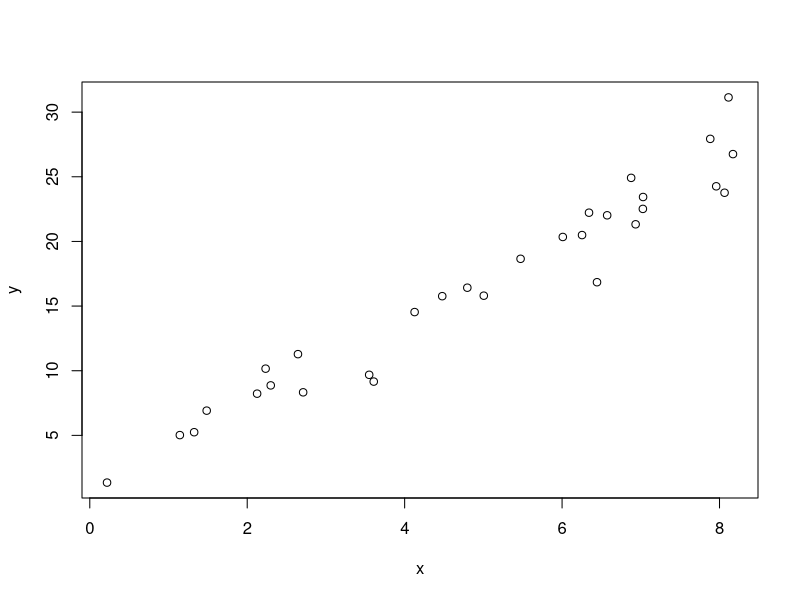
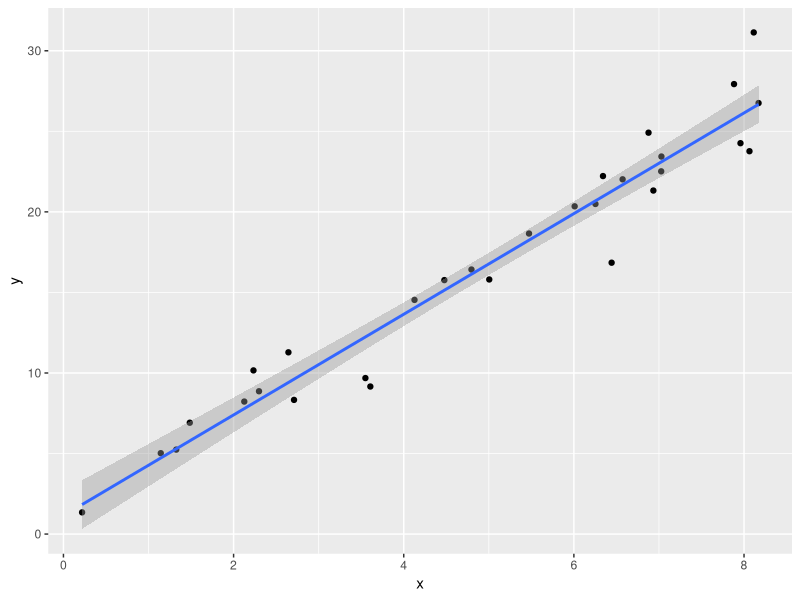
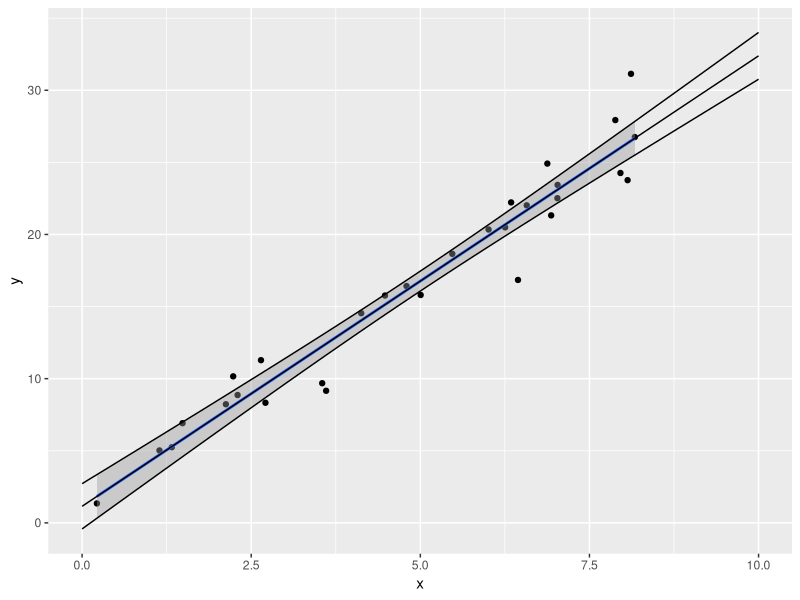
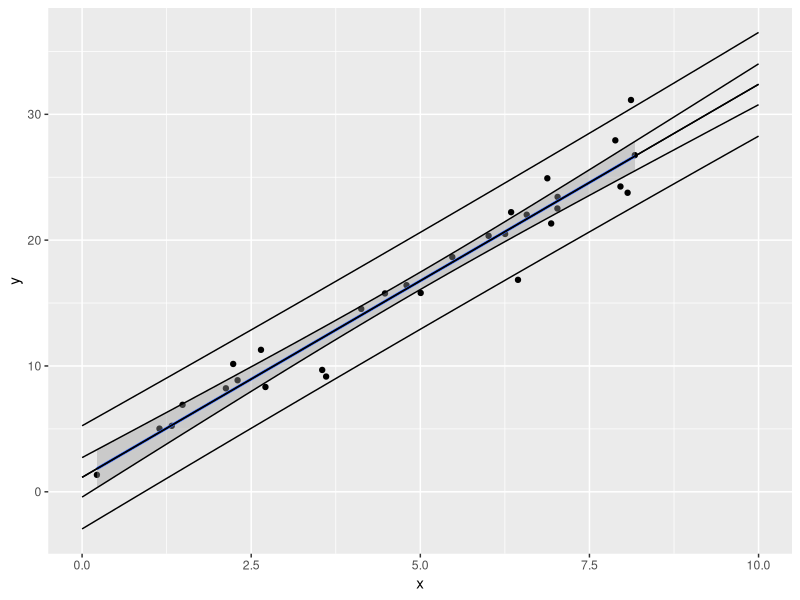
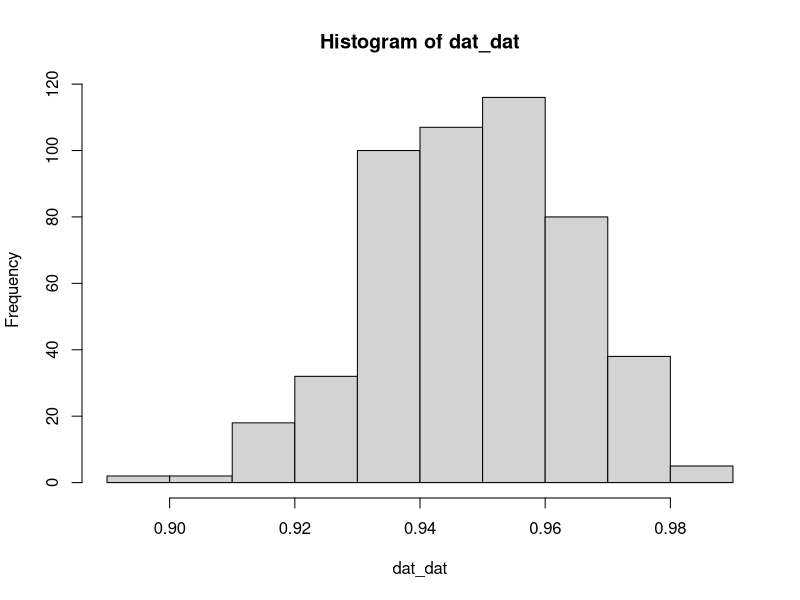

R code for these plots, in order: (Note: this script raises an error after producing the figures.)
#' To get confidence intervals for parameters in linear models, use confint.

x <- runif(30, 0, 10)
y <- 2 + 3 * x + rnorm(30, 0, 2)
plot(x, y)
mod <- lm(y~x)
str(mod)
summary(mod)
confint(mod, level = .99)
confint(mod)[1,2]
str(confint(mod, level = 0.99))
confint(mod)[2,]
#' Let's verify that confint works correctly for the intercept via simulation.

sim_dat <- replicate(1000, {
  x <- runif(30, 0, 10)
  y <- 2 + 3 * x + rnorm(30, 0, 2)
  mod <- lm(y~x)
  2 > confint(mod)[1,1] && 2 < confint(mod)[1,2]
})
mean(sim_dat) #should be about 0.95

#' to find confidence and prediction intervals, use the R command predict

predict(mod, newdata = data.frame(x = 5), interval = "conf")
predict(mod, newdata = data.frame(x = 5), interval = "pre")

sim_dat <- replicate(1000, {
  new_point <- 2 + 3 * 5 + rnorm(1, 0, 2)
  12.57995 < new_point && new_point < 22.23512
})
mean(sim_dat)



dat <- data.frame(x = x, y = y)
library(ggplot2)
ggplot(dat, aes(x , y)) + geom_point() + 
  geom_smooth(method = "lm")

conf_dat <- predict(mod, newdata = data.frame(x = seq(0,10,.1)), interval = "conf")
conf_dat <- data.frame(conf_dat, x = seq(0, 10, .1))
conf_dat <- tidyr::gather(conf_dat, key = bound, value = value, -x)
ggplot(dat, aes(x , y)) + geom_point() + 
  geom_smooth(method = "lm") +
  geom_line(data = conf_dat, mapping = aes(x = x,y = value, group = bound)) 


pre_dat <- predict(mod, newdata = data.frame(x = seq(0,10,.1)), interval = "pre")
pre_dat <- data.frame(pre_dat, x = seq(0, 10, .1))
pre_dat <- tidyr::gather(pre_dat, key = bound, value = value, -x)
ggplot(dat, aes(x , y)) + geom_point() + 
  geom_smooth(method = "lm") +
  geom_line(data = conf_dat, mapping = aes(x = x,y = value, group = bound)) +
  geom_line(data = pre_dat, mapping = aes(x = x,y = value, group = bound, style = "dashed"))





num_sample <- 300
dat_dat <- sapply(1:500, function(x) {
x <- runif(num_sample, 0, 10)
y <- 1 + 3 * x + rnorm(num_sample, 0, 4)
mod <- lm(y~x)
pre <- predict(mod, newdata = data.frame(x = 2), interval = "pre")
sim_dat <- replicate(300, {
  new_dat <- 1 + 3 * 2 + rnorm(1, 0, 4)
  new_dat > pre[2] && new_dat < pre[3]
})
mean(sim_dat)
})
mean(dat_dat < .9)
hist(dat_dat)

pre
sim_dat <- replicate(1000, {
  x <- runif(30, 0, 1)
  y <- 2 + 3 * x + rnorm(30, 0, 2)
  mod <- lm(y~x)
  pre <- predict(mod, newdata = data.frame(x = 5), 
                 interval = "pre")
  new_dat <- 2 + 3* 5 + rnorm(1, 0, 2)
  new_dat > pre[2] && new_dat < pre[3]
})
mean(sim_dat)
